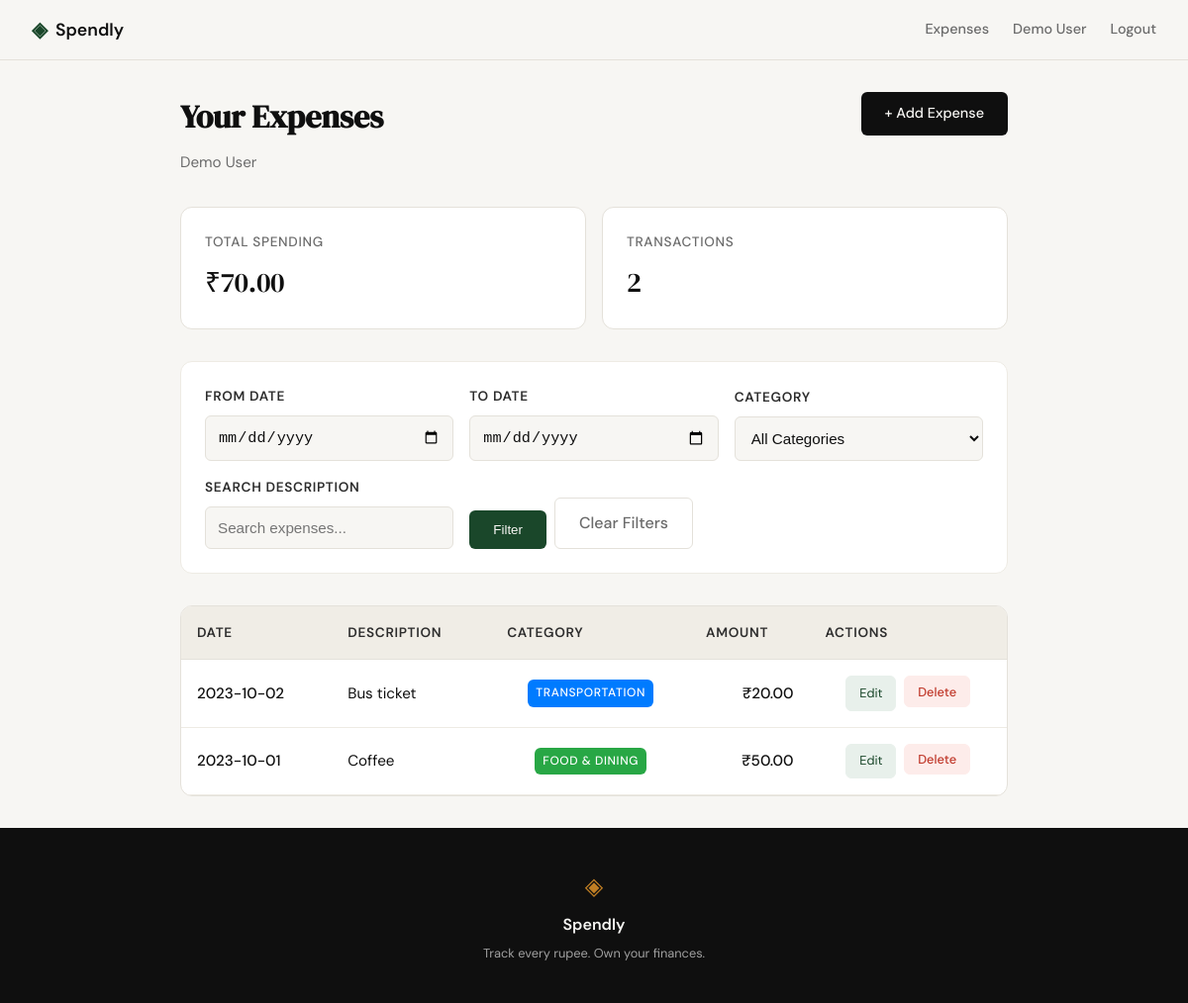
The app's page /expenses (signed in), older data.
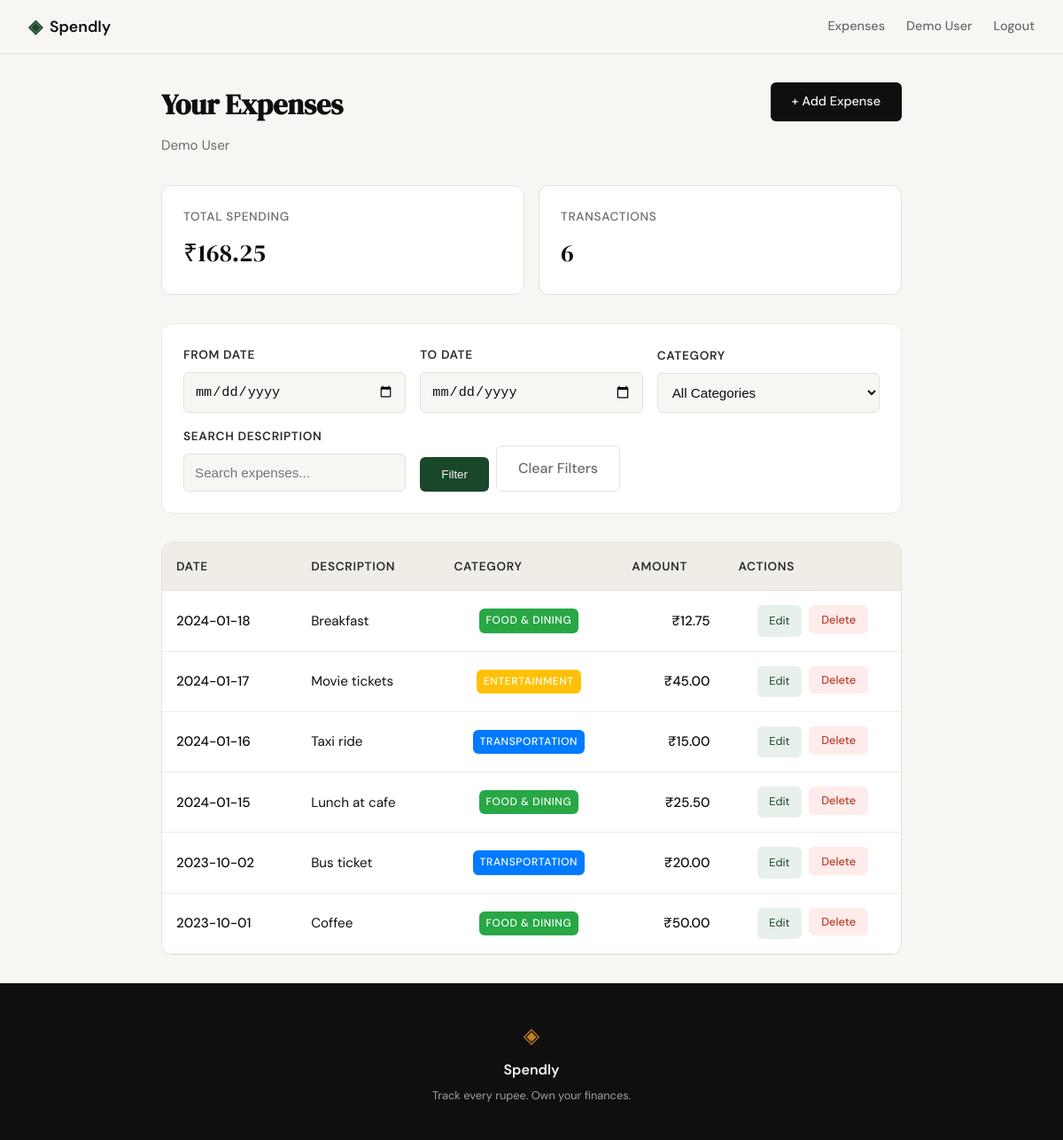
The same page, newer data.
### tables this page shows
CREATE TABLE users (
            id INTEGER PRIMARY KEY AUTOINCREMENT,
            name TEXT NOT NULL,
            email TEXT UNIQUE NOT NULL,
            password_hash TEXT NOT NULL
        );

CREATE TABLE expenses (
            id INTEGER PRIMARY KEY AUTOINCREMENT,
            user_id INTEGER NOT NULL,
            category_id INTEGER,
            amount REAL NOT NULL,
            description TEXT,
            date TEXT NOT NULL,
            FOREIGN KEY (user_id) REFERENCES users (id),
            FOREIGN KEY (category_id) REFERENCES categories (id)
        );

CREATE TABLE categories (
            id INTEGER PRIMARY KEY AUTOINCREMENT,
            name TEXT UNIQUE NOT NULL,
            color TEXT DEFAULT '#007bff'
        );

### app.py (the view)
@app.route("/expenses")
def expenses():
    if "user_id" not in session:
        return redirect(url_for("login"))
    db = get_db()
    user = db.execute("SELECT * FROM users WHERE id = ?", (session["user_id"],)).fetchone()
    date_from = request.args.get('date_from', '').strip()
    date_to = request.args.get('date_to', '').strip()
    category_id = request.args.get('category', '').strip()
    search = request.args.get('search', '').strip()
    query = """
        SELECT e.*, c.name as category_name, c.color as category_color
        FROM expenses e
        LEFT JOIN categories c ON e.category_id = c.id
        WHERE e.user_id = ?
    """
    params = [session["user_id"]]
    if date_from:
        query += " AND e.date >= ?"
        params.append(date_from)
    if date_to:
        query += " AND e.date <= ?"
        params.append(date_to)
    if category_id:
        query += " AND e.category_id = ?"
        params.append(category_id)
    if search:
        query += " AND e.description LIKE ?"
        params.append(f"%{search}%")
    query += " ORDER BY e.date DESC"
    expenses_list = db.execute(query, params).fetchall()
    categories = db.execute("SELECT * FROM categories ORDER BY name").fetchall()
    db.close()
    if not user:
        session.clear()
        return redirect(url_for("login"))
    total_spent = sum(exp["amount"] for exp in expenses_list)
    return render_template("expenses.html", user=user, expenses=expenses_list,
                         total_spent=total_spent, categories=categories)

### database/db.py (called while the page is built)
def get_db():
    conn = sqlite3.connect('expenses.db')
    conn.row_factory = sqlite3.Row
    conn.execute('PRAGMA foreign_keys = ON')
    return conn

### templates/expenses.html (shortened to what this page needs)
{% extends "base.html" %}
{% block content %}
<div class="expenses-container">
    <div class="expenses-header">
        <div class="expenses-title-section">
            <h1>Your Expenses</h1>
            <p class="expenses-user">{{ user['name'] }}</p>
        </div>
        <a href="{{ url_for('add_expense') }}" class="btn-primary">+ Add Expense</a>
    </div>
    <div class="expenses-summary">
        <div class="summary-card">
            <span class="summary-label">Total Spending</span>
            <span class="summary-value">₹{{ "%.2f"|format(total_spent) }}</span>
        </div>
        <div class="summary-card">
            <span class="summary-label">Transactions</span>
            <span class="summary-value">{{ expenses|length }}</span>
        </div>
    </div>
    <div class="filters-section">
        <form method="GET" class="filters-form">
            <div class="filter-group">
                <label for="date_from">From Date</label>
                <input type="date" id="date_from" name="date_from"
                       value="{{ request.args.get('date_from', '') }}" class="filter-input">
            </div>
            <div class="filter-group">
                <label for="date_to">To Date</label>
                <input type="date" id="date_to" name="date_to"
                       value="{{ request.args.get('date_to', '') }}" class="filter-input">
            </div>
            <div class="filter-group">
                <label for="category">Category</label>
                <select id="category" name="category" class="filter-input">
                    <option value="">All Categories</option>
                </select>
            </div>
            <div class="filter-group">
                <label for="search">Search Description</label>
                <input type="text" id="search" name="search"
                       placeholder="Search expenses..."
                       value="{{ request.args.get('search', '') }}" class="filter-input">
            </div>
            <div class="filter-actions">
                <button type="submit" class="btn-filter">Filter</button>
                <a href="{{ url_for('expenses') }}" class="btn-clear">Clear Filters</a>
            </div>
        </form>
    </div>
    <div class="expenses-list">
        {% if expenses %}
            <table class="expenses-table">
                <thead>
                    <tr>
                        <th>Date</th>
                        <th>Description</th>
                        <th>Category</th>
                        <th class="amount-col">Amount</th>
                        <th class="actions-col">Actions</th>
                    </tr>
                </thead>
                <tbody>
                    {% for expense in expenses %}
                    <tr class="expense-row">
                        <td class="date-cell">{{ expense['date'] }}</td>
                        <td class="desc-cell">{{ expense['description'] or '—' }}</td>
                        <td class="category-cell">
                            {% if expense['category_name'] %}
                                <span class="category-badge" style="background-color: {{ expense['category_color'] }};">
                                    {{ expense['category_name'] }}
                                </span>
                            {% else %}
                                <span class="category-badge category-uncategorized">Uncategorized</span>
                            {% endif %}
                        </td>
                        <td class="amount-cell">₹{{ "%.2f"|format(expense['amount']) }}</td>
                        <td class="actions-cell">
                            <a href="{{ url_for('edit_expense', id=expense['id']) }}" class="btn-row-edit">Edit</a>
                            <form method="POST" action="{{ url_for('delete_expense', id=expense['id']) }}" style="display: inline;"
                                  onsubmit="return confirm('Delete this expense?')">
                                <button type="submit" class="btn-row-delete">Delete</button>
                            </form>
                        </td>
                    </tr>
                    {% endfor %}
                </tbody>
            </table>
        {% else %}
            <div class="empty-state">
                <p class="empty-title">No expenses yet</p>
                <p class="empty-text">Start tracking your spending by adding your first expense.</p>
                <a href="{{ url_for('add_expense') }}" class="btn-primary">Add Your First Expense</a>
            </div>
        {% endif %}
    </div>
</div>
{% endblock %}

### templates/base.html (shortened to what this page needs)
<!DOCTYPE html>
<html lang="en">
<head>
    <link rel="stylesheet" href="{{ url_for('static', filename='css/style.css') }}">
</head>
<body>
    <nav class="navbar">
        <div class="nav-inner">
            <a href="{{ url_for('landing') }}" class="nav-brand">
                <span class="brand-icon">◈</span>
                <span class="brand-name">Spendly</span>
            </a>
            <div class="nav-links">
                {% if session.get('user_id') %}
                    <a href="{{ url_for('expenses') }}">Expenses</a>
                    <a href="{{ url_for('profile') }}">{{ session.get('user_name', 'Profile') }}</a>
                    <a href="{{ url_for('logout') }}" class="nav-logout">Logout</a>
                {% else %}
                    <a href="{{ url_for('login') }}">Sign in</a>
                    <a href="{{ url_for('register') }}" class="nav-cta">Get started</a>
                {% endif %}
            </div>
        </div>
    </nav>
    <main class="main-content">
        {% block content %}{% endblock %}
    </main>
    <footer class="footer">
        <div class="footer-inner">
            <span class="brand-icon">◈</span>
            <span class="footer-name">Spendly</span>
            <p class="footer-copy">Track every rupee. Own your finances.</p>
        </div>
    </footer>
</body>
</html>

### static/css/style.css (style rules this page uses)
:root { --ink: #0f0f0f; --ink-soft: #2d2d2d; --ink-muted: #6b6b6b; --ink-faint: #a0a0a0; --paper: #f7f6f3; --paper-warm: #f0ede6; --paper-card: #ffffff; --accent: #1a472a; --accent-light: #e8f0eb; --accent-2: #c17f24; --accent-2-light: #fdf3e3; --danger: #c0392b; --danger-light: #fdecea; --border: #e4e1da; --border-soft: #eeebe4; --font-display: 'DM Serif Display', Georgia, serif; --font-body: 'DM Sans', system-ui, sans-serif; --max-width: 1200px; --auth-width: 440px; --radius-sm: 6px; --radius-md: 12px; --radius-lg: 20px; }
*, *::before, *::after { box-sizing: border-box; margin: 0; padding: 0; }
html { font-size: 16px; scroll-behavior: smooth; }
body { background: var(--paper); color: var(--ink); font-family: var(--font-body); font-size: 1rem; line-height: 1.6; -webkit-font-smoothing: antialiased; }
a { color: inherit; text-decoration: none; }
.navbar { position: sticky; top: 0; z-index: 100; background: var(--paper); border-bottom: 1px solid var(--border); padding: 0 2rem; }
.nav-inner { max-width: var(--max-width); margin: 0 auto; height: 60px; display: flex; align-items: center; justify-content: space-between; }
.nav-brand { display: flex; align-items: center; gap: 0.5rem; font-family: var(--font-body); font-weight: 600; font-size: 1.1rem; color: var(--ink); }
.brand-icon { color: var(--accent); font-size: 1.3rem; }
.brand-name { color: var(--ink); }
.nav-links { display: flex; align-items: center; gap: 1.5rem; font-size: 0.9rem; font-weight: 500; }
.nav-links a { color: var(--ink-muted); transition: color 0.2s; }
.main-content { min-height: calc(100vh - 60px - 100px); }
.btn-primary { display: inline-block; background: var(--ink); color: var(--paper); padding: 0.65rem 1.5rem; border-radius: var(--radius-sm); font-family: var(--font-body); font-size: 0.9rem; font-weight: 500; cursor: pointer; border: none; transition: background 0.2s; text-decoration: none; }
.footer { background: var(--ink); color: var(--paper); padding: 2.5rem 2rem; text-align: center; }
.footer-inner { display: flex; flex-direction: column; align-items: center; gap: 0.4rem; }
.footer .brand-icon { color: var(--accent-2); font-size: 1.5rem; }
.footer-name { font-weight: 600; font-size: 1rem; }
.footer-copy { font-size: 0.8rem; color: var(--ink-faint); }

Row changes from the older to the newer data that the page shows:
added expenses: date "2024-01-18", description "Breakfast", category_name "FOOD & DINING", amount "12.75"
added expenses: date "2024-01-17", description "Movie tickets", category_name "ENTERTAINMENT", amount "45.00"
added expenses: date "2024-01-16", description "Taxi ride", category_name "TRANSPORTATION", amount "15.00"
added expenses: date "2024-01-15", description "Lunch at cafe", category_name "FOOD & DINING", amount "25.50"
Text that changed along with them:
{{ "%.2f"|format(total_spent) }}: "70.00" → "168.25"
{{ expenses|length }}: "2" → "6"
